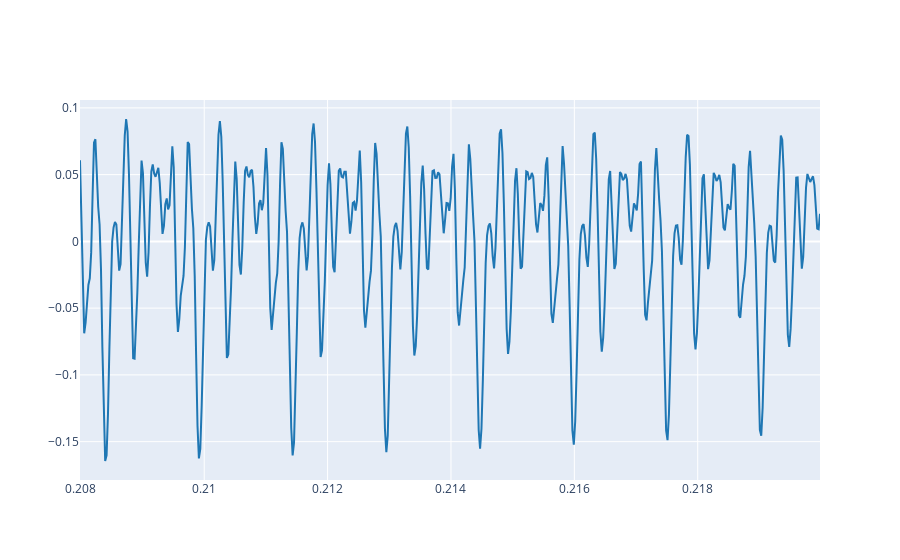

Notebook code cell kept with this figure:
### Markdown cell above
3.1. Load your reference audio signal and plot some periods (5-10) where the amplitude is stable. For instance see Ex. 2.3 from Lab 1.

### Code cell
filepath = "audio/so_guitarra.wav"
ref, fs = load_audio(filepath)

f = 666.66
T = 1/f

t_start = 0.208
t_end = t_start + 8*T

plot_signals(ref, fs, t_start, t_end)

### Figure 1 — Plotly figure (JSON) as saved in the notebook; plotly's stock layout.template omitted (floating-point values rounded to 4 significant figures; data arrays with more than 128 entries replaced by an {"elided": "..."} marker saying what was removed)
{"data": [{"line": {"color": "#1f77b4", "shape": "linear"}, "mode": "lines", "name": "audio signal 0", "type": "scatter", "x": {"elided": "530 float values"}, "y": {"elided": "530 float values"}}], "layout": {}}
